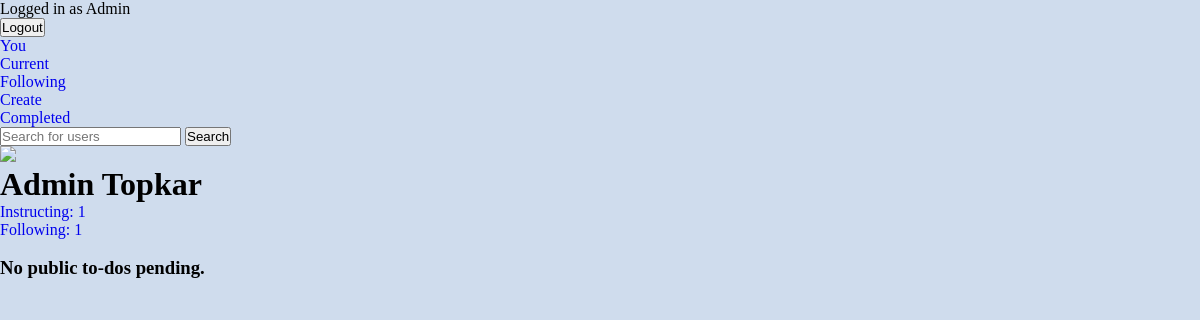
The page /userprofile/view/13 (signed in) on the database as committed earlier.
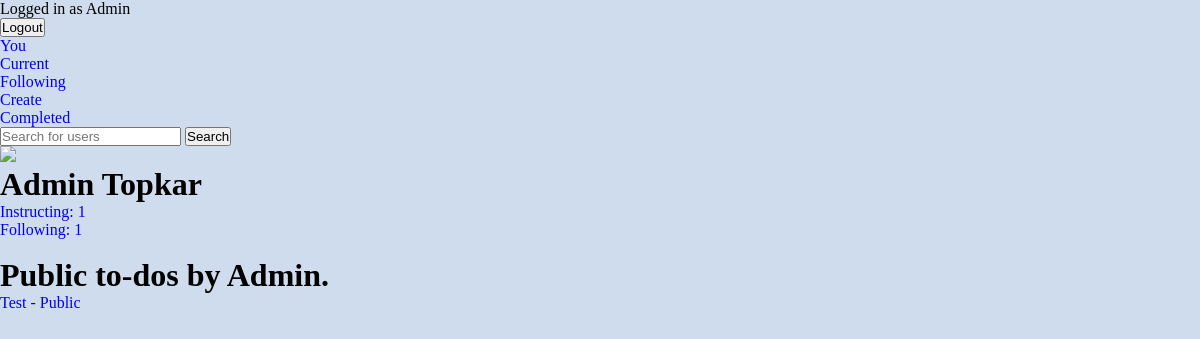
The same page on the database as committed later.
### userProfile/models.py (models this page shows, shortened)
class UserProfile(models.Model):
    user = models.OneToOneField(User, on_delete=models.CASCADE)
    name = models.TextField(blank=True, null=True)
    pfp_url = models.URLField(blank=True, null=True)  # Store the profile picture URL
    instructing = models.ManyToManyField('self', related_name='instructingprofiles', symmetrical=False)
    following = models.ManyToManyField('self', related_name='followerprofiles', symmetrical=False)

### crispApp/models.py (models this page shows, shortened)
class Todo(models.Model):
    title = models.CharField(max_length=100)
    memo = models.TextField(blank=True)
    visibility_choices = [
        ('Private', 'Personal - Only visible to you'),
        ('Exclusive', 'Exclusive - Send to selective followers'),
        ('Public', 'Public - Send to your followers'),
    ]
    visibility = models.CharField(max_length=9, choices=visibility_choices, default='Private')
    created = models.DateTimeField(auto_now_add=True)
    important = models.BooleanField(default=False)
    author = models.ForeignKey(UserProfile, on_delete=models.CASCADE, related_name='author')
    submitters = models.ManyToManyField(UserProfile, through='Submission')
    send_to = models.ManyToManyField(UserProfile, related_name='send_to')

### userProfile/views.py (the view)
# urls.py: path('view/<int:profile_id>', views.viewprofile, name='viewprofile'),
@login_required #Profile needed
def viewprofile(request, profile_id):
     try:
        request_profile = UserProfile.objects.get(user=request.user)
     except ObjectDoesNotExist:
        return redirect ('userProfile:createprofile')
     profile = get_object_or_404(UserProfile, pk=profile_id)
     todos = Todo.objects.exclude(id__in=Submission.objects.filter(submitter=request_profile).values('todo_id')).filter(visibility='Public', author=profile).order_by('-created')
     exclusive = Todo.objects.filter(author=profile, visibility='Exclusive', send_to=request_profile).order_by('-created').exclude(id__in=Submission.objects.filter(submitter=profile).values('todo_id'))
     instructing = profile.instructing.all().count()
     following = profile.following.all().count()
     if request_profile in profile.instructing.all():
          followed = True
          self=False
     elif request.user==profile.user:
          followed = False
          self=True
     else:
          followed = False
          self = False
     context = {'exclusive':exclusive, 'todos': todos, 'profile':profile,'followed':followed,'self':self, 'instructing':instructing,'following':following}
     return render (request, 'userProfile/viewprofile.html', context)

### crispApp/templates/userProfile/viewprofile.html (shortened to what this page needs)
{% extends 'todoApp/base.html' %}
{% load static %}
     {% block content %}
     <img src="{{ profile.pfp_url }}">
     <h1>{{ profile.user.first_name }} {{ profile.user.last_name }}</h1>
     <a href="{% url 'userProfile:instructing' profile.id %}">Instructing: {{ instructing }}</a><br>
     <a href="{% url 'userProfile:following' profile.id %}">Following: {{ following }}</a><br>
     <br>
     {% if todos %}
     <h1>Public to-dos by {{ profile.user.first_name }}.</h1>
     <ul>
          {% for todo in todos %}
               <li>
                    <a href="{% url 'viewtodo' todo.id %}">
                    {{ todo.title }}
                    </a>
               </li>
          {% endfor %}
     </ul>
     {% else %}
     <h3>No public to-dos pending.</h3>
     {% endif %}
     {% endblock %}

Rows that differ between the two databases and show on the page:
shown differently, row unchanged: UserProfile "Admin": user.first_name (not shown) → "Admin"
added Todo: title "Test - Public"
Other text that changed with them:
text no longer shown: "No public to-dos pending."
text now shown: "Public to-dos by ."
